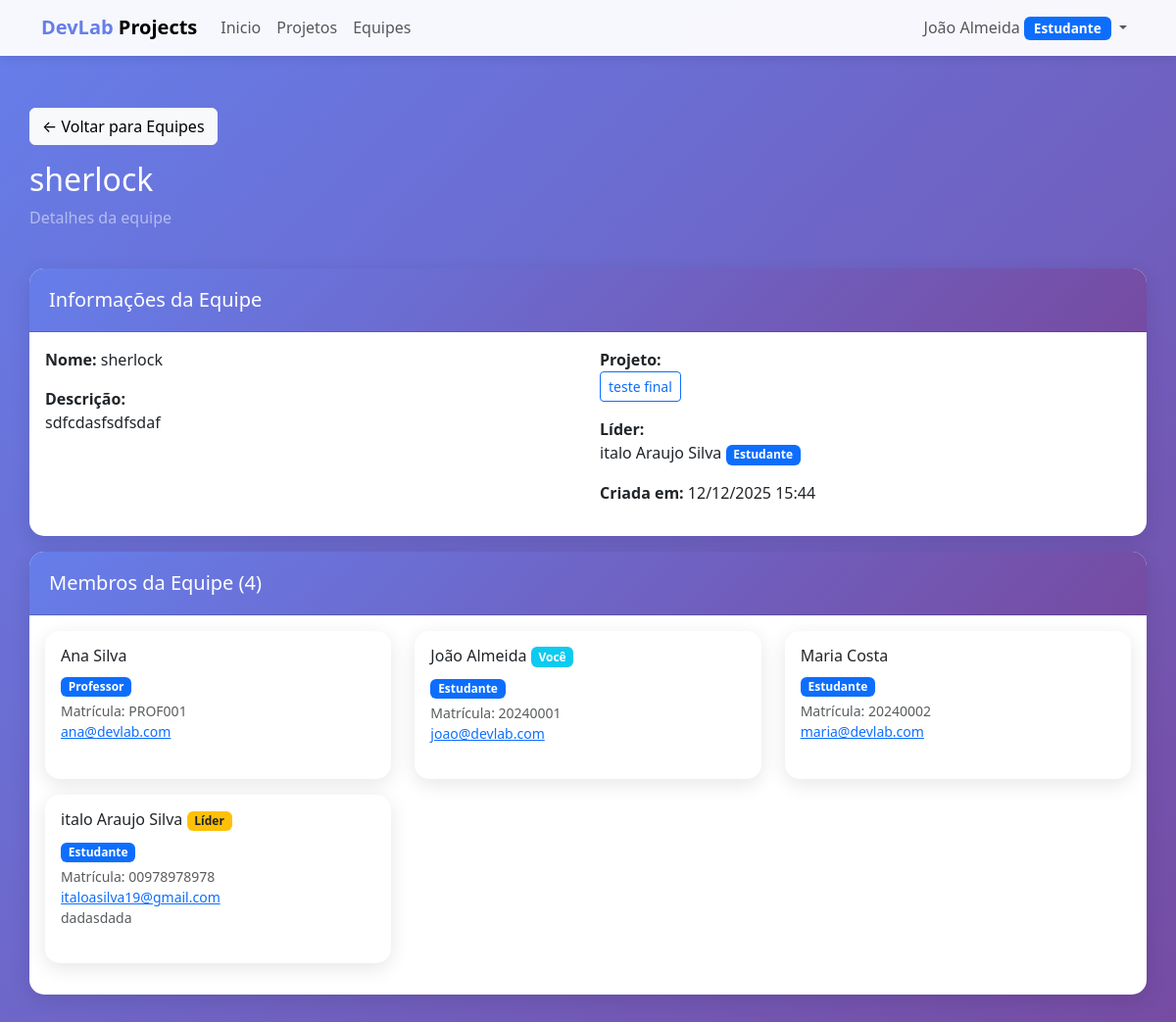
The app's page /equipes/5/ (signed in) with its own data.
### meuapp/models.py (models this page shows, shortened)
class Usuario(AbstractUser):
    TIPO_CHOICES = [
        ('coordenador', 'Coordenador'),
        ('professor', 'Professor'),
        ('estudante', 'Estudante'),
    ]
    tipo = models.CharField(max_length=20, choices=TIPO_CHOICES, default='estudante')
    matricula = models.CharField(max_length=20, unique=True, null=True, blank=True)
    cpf = models.CharField(max_length=11, unique=True, null=True, blank=True)
    data_nascimento = models.DateField(null=True, blank=True)
    curso = models.CharField(max_length=100, blank=True)
    class Meta:
        verbose_name = 'Usuário'
        verbose_name_plural = 'Usuários'

class Equipe(models.Model):
    nome = models.CharField(max_length=100)
    descricao = models.TextField(blank=True)
    projeto = models.ForeignKey(Projeto, on_delete=models.CASCADE, related_name='equipes', null=True, blank=True)
    lider = models.OneToOneField(
        Usuario,
        on_delete=models.SET_NULL,
        null=True,
        blank=True,
        related_name='equipe_liderada',
        help_text="Líder da equipe (cada usuário pode liderar no máximo uma equipe)"
    )
    membros = models.ManyToManyField(Usuario, related_name='equipes_participando', blank=True)
    criada_em = models.DateTimeField(auto_now_add=True)
    class Meta:
        verbose_name = 'Equipe'
        verbose_name_plural = 'Equipes'
        ordering = ['projeto', 'nome']

class Projeto(models.Model):
    STATUS_CHOICES = [
        ('planejado', 'Planejado'),
        ('andamento', 'Em Andamento'),
        ('concluido', 'Concluído'),
    ]
    titulo = models.CharField(max_length=200)
    descricao = models.TextField()
    cliente = models.CharField(max_length=200)
    status = models.CharField(max_length=20, choices=STATUS_CHOICES, default='planejado')
    data_inicio = models.DateField()
    data_fim_prevista = models.DateField()
    participantes = models.ManyToManyField(Usuario, through='ParticipacaoProjeto', related_name='projetos_participando')
    criado_em = models.DateTimeField(auto_now_add=True)
    atualizado_em = models.DateTimeField(auto_now=True)
    class Meta:
        verbose_name = 'Projeto'
        verbose_name_plural = 'Projetos'
        ordering = ['-criado_em']

### meuapp/views.py (the view)
# urls.py: path('equipes/<int:pk>/', views.equipe_detalhes, name='equipe_detalhes'),
@login_required
def equipe_detalhes(request, pk):
    equipe = get_object_or_404(Equipe, pk=pk)
    if request.user.tipo == 'coordenador' or equipe in request.user.equipes_participando.all():
        detalhes_completos = True
    else:
        detalhes_completos = False
    membros = equipe.membros.all()
    context = {
        'equipe': equipe,
        'detalhes_completos': detalhes_completos,
        'membros': membros,
    }
    return render(request, 'equipes/detalhes.html', context)

### meuapp/templates/equipes/detalhes.html (shortened to what this page needs)
{% extends 'base.html' %}
{% block content %}
<div class="row mb-4">
    <div class="col-12">
        <a href="{% url 'equipe_lista' %}" class="btn btn-light mb-3">← Voltar para Equipes</a>
        <h2 class="text-white">{{ equipe.nome }}</h2>
        <p class="text-white-50">Detalhes da equipe</p>
    </div>
</div>
<div class="card mb-3">
    <div class="card-header d-flex justify-content-between align-items-center">
        <h5 class="mb-0">Informações da Equipe</h5>
    </div>
    <div class="card-body">
        <div class="row">
            <div class="col-md-6">
                <p><strong>Nome:</strong> {{ equipe.nome }}</p>
                <p><strong>Descrição:</strong><br>{{ equipe.descricao|default:"Sem descrição" }}</p>
            </div>
            <div class="col-md-6">
                <p><strong>Projeto:</strong><br>
                    {% if equipe.projeto %}
                    <a href="{% url 'projeto_detalhes' equipe.projeto.pk %}" class="btn btn-sm btn-outline-primary">
                        {{ equipe.projeto.titulo }}
                    </a>
                    {% else %}
                    <span class="text-muted">Sem projeto</span>
                    {% endif %}
                </p>
                <p><strong>Líder:</strong><br>
                    {% if equipe.lider %}
                        {{ equipe.lider.get_full_name|default:equipe.lider.username }}
                        <span class="badge bg-primary">{{ equipe.lider.get_tipo_display }}</span>
                    {% else %}
                        <span class="text-muted">Líder não definido</span>
                    {% endif %}
                </p>
                <p><strong>Criada em:</strong> {{ equipe.criada_em|date:"d/m/Y H:i" }}</p>
            </div>
        </div>
    </div>
</div>
{% if detalhes_completos %}
<div class="card">
    <div class="card-header">
        <h5 class="mb-0">Membros da Equipe ({{ membros.count }})</h5>
    </div>
    <div class="card-body">
        {% if membros %}
        <div class="row">
            {% for membro in membros %}
            <div class="col-md-6 col-lg-4 mb-3">
                <div class="card h-100">
                    <div class="card-body">
                        <h6 class="card-title">
                            {{ membro.get_full_name|default:membro.username }}
                            {% if membro == equipe.lider %}
                                <span class="badge bg-warning text-dark">Líder</span>
                            {% endif %}
                            {% if membro == user %}
                                <span class="badge bg-info">Você</span>
                            {% endif %}
                        </h6>
                        <p class="mb-1">
                            <span class="badge bg-primary">{{ membro.get_tipo_display }}</span>
                        </p>
                        {% if membro.matricula %}
                        <small class="text-muted d-block">Matrícula: {{ membro.matricula }}</small>
                        {% endif %}
                        {% if membro.email %}
                        <small class="text-muted d-block">
                            <a href="mailto:{{ membro.email }}">{{ membro.email }}</a>
                        </small>
                        {% endif %}
                        {% if membro.curso %}
                        <small class="text-muted d-block">{{ membro.curso }}</small>
                        {% endif %}
                    </div>
                </div>
            </div>
            {% endfor %}
        </div>
        {% else %}
        <p class="text-muted text-center py-4">Nenhum membro adicionado ainda</p>
        {% endif %}
    </div>
</div>
{% else %}
<div class="alert alert-info">
    <strong>🔒 Acesso Limitado</strong><br>
    Apenas membros da equipe podem ver os detalhes completos e informações de contato dos membros.
</div>
{% endif %}
{% endblock %}

### meuapp/templates/base.html (shortened to what this page needs)
<!DOCTYPE html>
<html lang="pt-br">
<head>
    <link href="https://cdn.jsdelivr.net/npm/bootstrap@5.3.0/dist/css/bootstrap.min.css" rel="stylesheet">
</head>
<body>
    {% if user.is_authenticated %}
    <nav class="navbar navbar-expand-lg navbar-light bg-light fixed-top">
        <div class="container">
            <a class="navbar-brand fw-bold" href="{% url 'dashboard' %}">
                <span style="color: #667eea;">DevLab</span> Projects
            </a>
            <div class="collapse navbar-collapse" id="navbarNav">
                <ul class="navbar-nav me-auto">
                    <li class="nav-item">
                        <a class="nav-link" href="{% url 'dashboard' %}">Inicio</a>
                    </li>
                    <li class="nav-item">
                        <a class="nav-link" href="{% url 'projeto_lista' %}">Projetos</a>
                    </li>
                    <li class="nav-item">
                        <a class="nav-link" href="{% url 'equipe_lista' %}">Equipes</a>
                    </li>
                </ul>
                <ul class="navbar-nav">
                    <li class="nav-item dropdown">
                        <a class="nav-link dropdown-toggle" href="#" id="userDropdown" role="button"
                           data-bs-toggle="dropdown">
                            {{ user.get_full_name|default:user.username }}
                            <span class="badge bg-primary badge-tipo">{{ user.get_tipo_display }}</span>
                        </a>
                    </li>
                </ul>
            </div>
        </div>
    </nav>
    {% endif %}
    <div class="container main-content">
        {% block content %}{% endblock %}
    </div>
</body>
</html>

### meuapp/templates/base.html (style rules this page uses)
body { min-height: 100vh; background: linear-gradient(135deg, #667eea 0%, #764ba2 100%); }
.navbar { background: rgba(255, 255, 255, 0.95) !important; box-shadow: 0 2px 10px rgba(0,0,0,0.1); }
.main-content { margin-top: 80px; padding: 30px 0; }
.card { border: none; border-radius: 15px; box-shadow: 0 5px 20px rgba(0,0,0,0.1); margin-bottom: 20px; }
.card-header { background: linear-gradient(135deg, #667eea 0%, #764ba2 100%); color: white; border-radius: 15px 15px 0 0 !important; padding: 20px; }
.badge-tipo { font-size: 0.85em; padding: 5px 10px; }

### records on screen
Usuario: get_full_name "João Almeida", tipo "Estudante", shows "Você", matricula "20240001", email "joao@devlab.com"
Equipe: nome "sherlock", descricao "sdfcdasfsdfsdaf", projeto.titulo "teste final", lider.get_full_name "italo Araujo Silva", lider.tipo "Estudante", criada_em "12/12/2025 15:44"
Usuario: get_full_name "Ana Silva", tipo "Professor", matricula "PROF001", email "ana@devlab.com"
Usuario: get_full_name "Maria Costa", tipo "Estudante", matricula "20240002", email "maria@devlab.com"
Usuario: get_full_name "italo Araujo Silva", shows "Líder", tipo "Estudante", matricula "00978978978", email "italoasilva19@gmail.com", curso "dadasdada"

### other values on screen
{{ membros.count }} "4"
